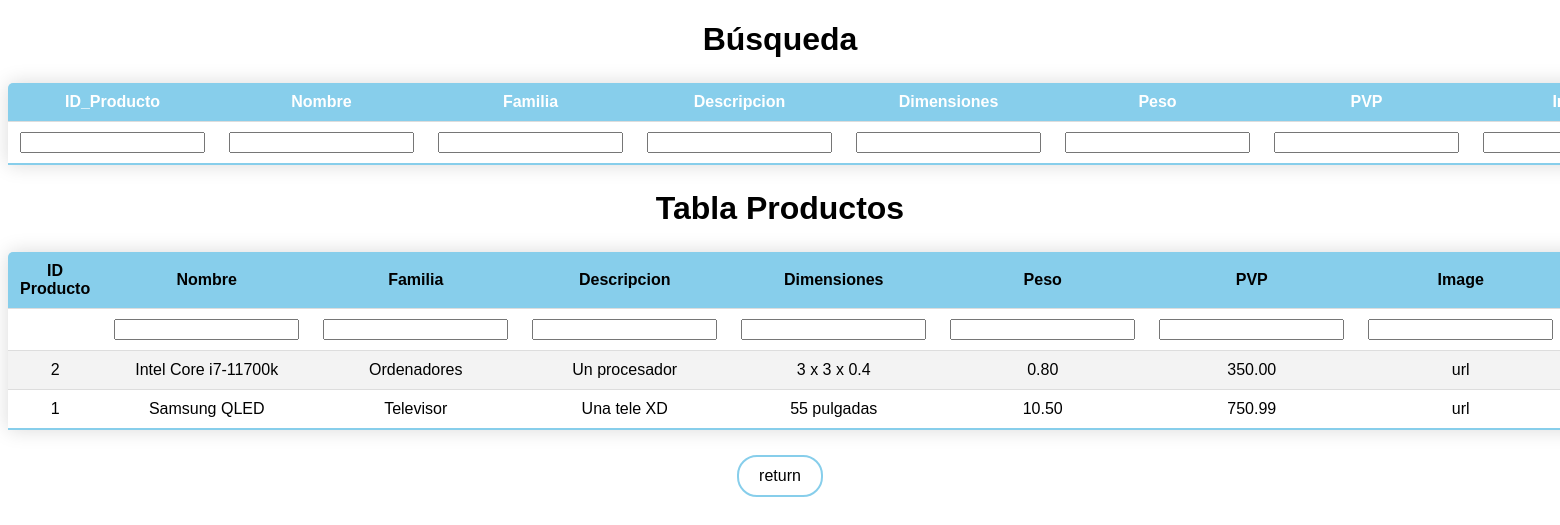
Page /productos.php?column=ID&order=desc on the committed database.
### tables this page shows
CREATE TABLE IF NOT EXISTS PRODUCTOS (
  ID_Producto INT NOT NULL AUTO_INCREMENT,
  Nombre VARCHAR(45) NOT NULL,
  Familia VARCHAR(45) NOT NULL,
  Descripcion VARCHAR(45) NOT NULL,
  Dimensiones VARCHAR(45) NOT NULL,
  Peso DECIMAL(20,2) NOT NULL,
  PVP DECIMAL(20,2) NOT NULL,
  Image VARCHAR(45) NOT NULL,
  Stock INT NOT NULL,
  Borrado TINYINT NULL,
  PRIMARY KEY (ID_Producto),
  UNIQUE INDEX ID_Producto_UNIQUE (ID_Producto ASC) VISIBLE);

### productos.php (the view, shortened to what this page needs)
<?php
require "bbdd.php";
$columns = array('ID_Producto','Nombre','Familia', 'Descripcion', 'Dimensiones', 'Peso', 'PVP', 'Image', 'Stock');
$column = isset($_GET['column']) && in_array($_GET['column'], $columns) ? $_GET['column'] : $columns[0];
$sort_order = isset($_GET['order']) && strtolower($_GET['order']) == 'desc' ? 'DESC' : 'ASC';
if ($result = mysqli_query($db, "SELECT * FROM PRODUCTOS WHERE Borrado = 0 ORDER BY $column $sort_order")) {
	$up_or_down = str_replace(array('ASC','DESC'), array('up','down'), $sort_order);
	$asc_or_desc = $sort_order == 'ASC' ? 'desc' : 'asc';
	$add_class = ' class="highlight"';
?>
<!DOCTYPE html>
<html>
<head>
</head>
<body>
<table class = "styled-table">
  <h1>Búsqueda</>
  <tr>
    <th>ID_Producto</th>
    <th>Nombre</th>
    <th>Familia</th>
    <th>Descripcion</th>
    <th>Dimensiones</th>
    <th>Peso</th>
    <th>PVP</th>
    <th>Image</th>
    </tr>
    <form action="productos.php?search" method="post">
    <td><input type='text' name='ID_Producto'></td>
    <td><input type='text' name='Nombre'></td>
    <td><input type='text' name='Familia'></td>
    <td><input type='text' name='Descripcion'></td>
    <td><input type='text' name='Dimensiones'></td>
    <td><input type='text' name='Peso'></td>
    <td><input type='text' name='PVP'></td>
    <td><input type='text' name='Image'></td>
    </form>
  </table>
<table class="styled-table search-table">
  <h1>Tabla Productos</h1>
  <tr>
    <th><a class = "table-title" href="productos.php?column=ID&order=<?php echo $asc_or_desc; ?>">ID Producto<i class ="<?php echo $column == 'DNI' ? '-' . $up_or_down : ''; ?>"></i></a></th>
    <th><a class = "table-title" href="productos.php?column=Nombre&order=<?php echo $asc_or_desc; ?>">Nombre<i class ="<?php echo $column == 'Nombre' ? '-' . $up_or_down : ''; ?>"></i></a></th>
    <th><a class = "table-title" href="productos.php?column=Familia&order=<?php echo $asc_or_desc; ?>">Familia<i class ="<?php echo $column == 'Familia' ? '-' . $up_or_down : ''; ?>"></i></a></th>
    <th><a class = "table-title" href="productos.php?column=Descripcion&order=<?php echo $asc_or_desc; ?>">Descripcion<i class ="<?php echo $column == 'Descripcion' ? '-' . $up_or_down : ''; ?>"></i></a></th>
    <th><a class = "table-title" href="productos.php?column=Dimensiones&order=<?php echo $asc_or_desc; ?>">Dimensiones<i class ="<?php echo $column == 'Dimensiones' ? '-' . $up_or_down : ''; ?>"></i></a></th>
    <th><a class = "table-title" href="productos.php?column=Peso&order=<?php echo $asc_or_desc; ?>">Peso<i class ="<?php echo $column == 'Peso' ? '-' . $up_or_down : ''; ?>"></i></a></th>
    <th><a class = "table-title" href="productos.php?column=PVP&order=<?php echo $asc_or_desc; ?>">PVP<i class ="<?php echo $column == 'PVP' ? '-' . $up_or_down : ''; ?>"></i></a></th>
    <th><a class = "table-title" href="productos.php?column=Image&order=<?php echo $asc_or_desc; ?>">Image<i class ="<?php echo $column == 'Image' ? '-' . $up_or_down : ''; ?>"></i></a></th>
  </tr>
<tr>
  <form action="insert.php" method="post">
    <td></td>
    <td><input type='text' name='enterNombre'></td>
    <td><input type='text' name='enterFamilia'></td>
    <td><input type='text' name='enterDescripcion'></td>
    <td><input type='text' name='enterDimensiones'></td>
    <td><input type='text' name='enterPeso'></td>
    <td><input type='text' name='enterPVP'></td>
    <td><input type='text' name='enterImage'></td>
    </form>
  </tr>
  <?php
  while($data = mysqli_fetch_assoc($result))
  {
  ?>
  <tr>
    <td <?php echo $column == 'ID_Producto' ? $add_class : ''; ?>><?php echo $data['ID_Producto'];?></td>
    <td <?php echo $column == 'Nombre' ? $add_class : ''; ?>><?php echo $data['Nombre'];?></td>
    <td <?php echo $column == 'Familia' ? $add_class : ''; ?>><?php echo $data['Familia'];?></td>
    <td <?php echo $column == 'Descripcion' ? $add_class : ''; ?>><?php echo $data['Descripcion'];?></td>
    <td <?php echo $column == 'Dimensiones' ? $add_class : ''; ?>><?php echo $data['Dimensiones'];?></td>
    <td <?php echo $column == 'Peso' ? $add_class : ''; ?>><?php echo $data['Peso'];?></td>
    <td <?php echo $column == 'PVP' ? $add_class : ''; ?>><?php echo $data['PVP'];?></td>
    <td <?php echo $column == 'Image' ? $add_class : ''; ?>><?php echo $data['Image'];?></td>
  </tr>
  <?php
}
?>
</table>
<a class = "return" href="index.php">return</a>
</body>
<?php
}
?>
</html>

### rows in the picture
productos: ID_Producto "2", Nombre "Intel Core i7-11700k", Familia "Ordenadores", Descripcion "Un procesador", Dimensiones "3 x 3 x 0.4", Peso "0.80", PVP "350.00", Image "url"
productos: ID_Producto "1", Nombre "Samsung QLED", Familia "Televisor", Descripcion "Una tele XD", Dimensiones "55 pulgadas", Peso "10.50", PVP "750.99", Image "url"
